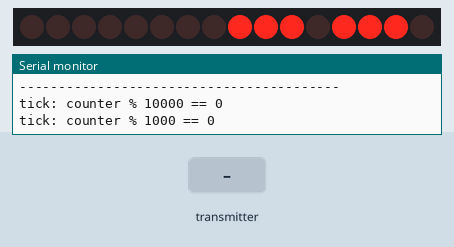
The sketch below on a simulated Arduino Uno, built with avr-gcc and run on an emulated ATmega328P. Shown: 16 shift-register outputs drawn as a row of LEDs (first output left, lit = HIGH), the last lines printed to the serial monitor. Wiring (inferred from the names in the program): 2 × shift register (74HC595): data pin 7; shift clock pin 2; latch pin 4. Wiring (inferred from the signals the program sends): row of LEDs: on Q0, Q1, Q2, Q3, Q4, Q5, Q6, Q7, Q8, Q9, Q10, Q11, Q12, Q13, Q14, Q15. The inputs (shaded band) are chosen by the test bench. EEPROM starts erased; no radio packets arrive unless stated.

Above: at 13.7 s.
13.8 s: the transmitter starts sending rec_buffer.2 = 64
At 14.6 s:
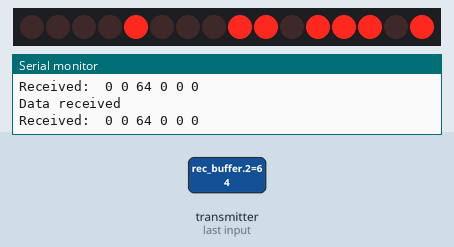
15.3 s: the transmitter starts sending rec_buffer.3 = 255
At 15.8 s:
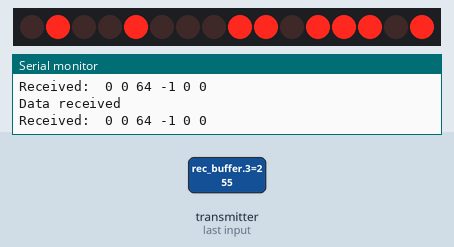
16.8 s: the transmitter starts sending rec_buffer.2 = 255
At 18.0 s:
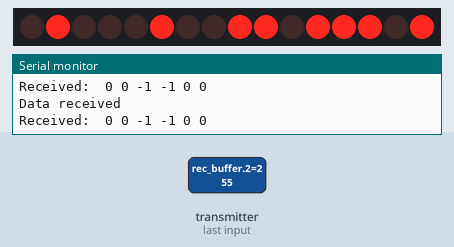
18.3 s: the transmitter starts sending rec_buffer.3 = 0
At 19.3 s:
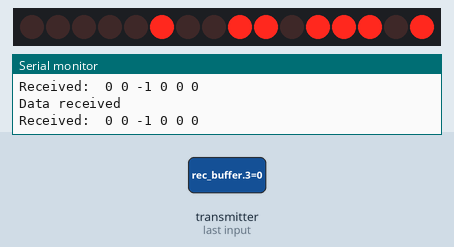
19.8 s: the transmitter starts sending rec_buffer.3 = 64
At 20.5 s:
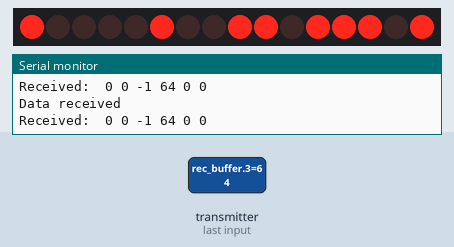
21.3 s: the transmitter starts sending rec_buffer.2 = 0
At 21.7 s:
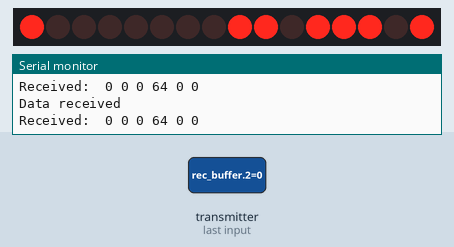
Timing chart, 0 to 23.8 s (numbered marks = the images above; inputs shaded):
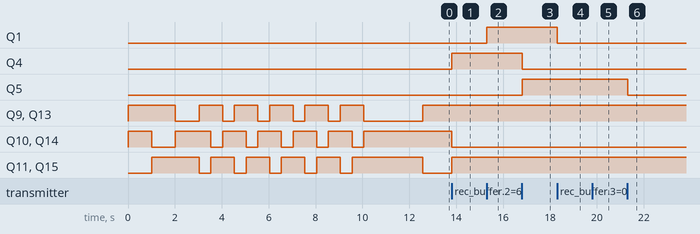

Measured:
- after the input at 13.8 s, Q4, Q11, Q15: LOW → HIGH at once; Q10, Q14: HIGH → LOW at once
- after the input at 15.3 s, Q1: LOW → HIGH at once
- after the input at 16.8 s, Q4: HIGH → LOW at once; Q5: LOW → HIGH at once
- after the input at 18.3 s, Q1: HIGH → LOW at once
- after the input at 21.3 s, Q5: HIGH → LOW at once

The sketch:

BotReceiver.ino
```cpp
//#define DISABLE_MOTORS
//#define DISABLE_LEDS
//#define DISABLE_WHEELS
#define DISABLE_ARMS
#define ENABLE_RADIO
#define DEBUG_RADIO

enum eArmMode {
  STILL = 0,
  UPDOWN = 1,
  BOOGIE = 2,
  ANGRY = 3,
};

eArmMode leftArmMode = STILL;
eArmMode rightArmMode = STILL;

//#include <SoftwareSerial.h>
#include <SPI.h>
#include "nRF24L01.h"
#include "RF24.h"
#include "printf.h"
#include <EEPROM.h>

//
// Hardware configuration
//

// Set up nRF24L01 radio on SPI bus plus pins 9 & 10
//RF24 radio(A0,A1);
RF24 radio(9,10);

// Radio pipe addresses for the 2 nodes to communicate.
const uint64_t addr = 0xFEFEFEFEE1LL;

enum eMode{
  IDLE = 0,
  SYNC = 1,
};

eMode mode = IDLE;
eMode last_mode = IDLE;
const unsigned long idleTime = 5000;
unsigned long lastMsg = idleTime;//start up idling

unsigned char rec_buffer[6]; // our packet: {id}{leds}{motorL}{motorR}{armL}{armR}

// Pin connected to latch pin (ST_CP) of 74HC595
const int latchPin = 4;
// Pin connected to clock pin (SH_CP) of 74HC595
const int clockPin = 2;
// Pin connected to Data in (DS) of 74HC595
const int dataPin = 7;

uint8_t leds = 0xff;  // common anode LEDs, 1 == off
uint8_t motors = 0x00;
uint8_t myId = 0; // default Id, otherwise address 0 in EEPROM

#define DOWN 1
#define UP   2
#define MID  3

int leftArmState = DOWN;
int rightArmState = DOWN;
int leftArmCounter = 0;
int rightArmCounter = 0;

uint8_t rcvd_id = 255;
uint8_t rcvd_leds;
int8_t rcvd_wheel_l;
int8_t rcvd_wheel_r;
int8_t rcvd_arm_l;
int8_t rcvd_arm_r;

int8_t moveStateWheelL = 0;
int8_t moveStateWheelR = 0;
int8_t moveStateArmL = 0;
int8_t moveStateArmR = 0;

void setup(void)
{
  // debugging
  Serial.begin(57600);
  printf_begin();

  printf("\n\rDreamThinkSpeakRobot v0.3\n\r");

  // Setup shift reg
  Serial.println("Setting up shift reg");
  pinMode(latchPin, OUTPUT);
  pinMode(dataPin, OUTPUT);
  pinMode(clockPin, OUTPUT);

  // Setup motors & LEDs
  Serial.println("Initialising LEDs and Motors");
  registerWrite(leds, motors);

  bothEyesRed();
  registerWrite(leds, motors);
  delay(1000);

  //
  // Setup and configure rf radio
  //
  Serial.println("Initialising RF24");

  initRadio();
  startRadio();

  bothEyesGreen();
  registerWrite(leds, motors);
  delay(1000);

  //
  // Dump the configuration of the rf unit for debugging
  //
  radio.printDetails();

  bothEyesBlue();
  registerWrite(leds, motors);
  delay(1000);

#ifdef RESET_EEPROM
  setMyId(255);
#endif

  // go into 'receive an ID mode'
  for ( int i = 0; i<5; i++ ) {
    Serial.println("Awaiting ID...");
    processRadio();
    mode = IDLE;
    if ( rcvd_id > 0 ) {
      Serial.print("Setting ID: ");
      Serial.println(rcvd_id);
      setMyId(rcvd_id);
      //break;
    }
    bothEyesRed();
    registerWrite(leds, 0);
    delay(500);
    bothEyesGreen();
    registerWrite(leds, 0);
    delay(500);
    bothEyesBlue();
    registerWrite(leds, 0);
    delay(500);
  }

  myId = getMyId();

  Serial.print("myID: ");
  Serial.println(myId);

  delay(2000);
  Serial.println("-----------------------------------------");

}

unsigned int counter = 0;
unsigned long loop_time = 0;
unsigned long last_tick_millis = 0;

const int tick_duration = 5;

int statusTimer = 0;

void loop(void)
{

  if ( counter % 10000 == 0 ) {
    Serial.println("tick: counter % 10000 == 0");
    counter = 0;
  }
  if ( counter % 1000 == 0 ) {
    Serial.println("tick: counter % 1000 == 0");
  }

  if ( counter % 10000 < 5000 and statusTimer == 0 ) {
    bothEyesRed();
  } else if ( counter % 10000 >= 5000 and statusTimer == 0 ) {
    bothEyesBlue();
  }

  processRadio();

  processArms();

  if ( mode == SYNC ) {
     if ( last_mode == IDLE) {
       Serial.println("moving robot");
     }
     move_robot();
  } else {
     if ( last_mode == SYNC ) {
       Serial.println("stopping robot");
     }
     stopRobot();
  }

  counter++;
  if ( leftArmCounter >= 10000 )
    leftArmCounter = 0;
  else
    leftArmCounter++;

  if ( rightArmCounter >= 10000 )
    rightArmCounter = 0;
  else
    rightArmCounter++;

  loop_time = millis();
  last_mode = mode;
  if (statusTimer > 0)
    statusTimer--;

  if (millis() - lastMsg > idleTime) {
    if ( last_mode == SYNC ) {
      handleTimeout();
    }
    mode = IDLE;
  }

  registerWrite(leds, motors);

  delay(1);

}

void handleTimeout() {
  Serial.println("timeout -- stopping robot");
  bothEyesCyan();
  statusTimer = 10000;
  radio.printDetails();
  initRadio();
  startRadio();
  radio.printDetails();
}

void bothEyesRed() {
  leds = 0b01110111;
}

void bothEyesGreen() {
  leds = 0b10111011;
}

void bothEyesBlue() {
  leds = 0b11011101;
}

void bothEyesCyan() {
  leds = 0b10011001;
}

void bothEyesPurple() {
  leds = 0b01010101;
}

void bothEyesYellow() {
  leds = 0b10011001;
}

void bothEyesWhite() {
  leds = 0b00010001;
}

void move_robot() {
  //Serial.print("delay: ");
  //Serial.println(millis() - loop_time);
  //return;
  if ( millis() - last_tick_millis > tick_duration ) {
    last_tick_millis = millis();

    if ( moveStateWheelL > 0 ) {
       leftWheelForward();
    } else if ( moveStateWheelL < 0 ) {
       leftWheelBack();
    } else {
       leftWheelStop();
    }

    if ( moveStateWheelR > 0 ) {
       rightWheelForward();
    } else if ( moveStateWheelR < 0 ) {
       rightWheelBack();
    } else {
       rightWheelStop();
    }

    if ( moveStateArmL > 0 ) {
       leftArmUp();
    } else if ( moveStateArmL < 0 ) {
       leftArmDown();
    } else {
       leftArmStop();
    }

    if ( moveStateArmR > 0 ) {
       rightArmUp();
    } else if ( moveStateArmR < 0 ) {
       rightArmDown();
    } else {
       rightArmStop();
    }

  }
}

void leftWheelForward() {
  motors &= ~(1 << 5);
  motors |=  (1 << 4);
}

void leftWheelBack() {
  motors &= ~(1 << 4);
  motors |=  (1 << 5);
}

void leftWheelStop() {
  motors &= ~(1 << 5);
  motors &= ~(1 << 4);
}


void rightWheelForward() {
  motors &= ~(1 << 1);
  motors |= 1;
}

void rightWheelBack() {
  motors &= ~(1);
  motors |=  (1 << 1);
}

void rightWheelStop() {
  motors &= ~(1 << 1);
  motors &= ~(1);
}

bool leftArmStopperButton() {
  return 1;
}

bool rightArmStopperButton() {
  return 1;
}

bool pickedUpButton() {
  return 1;
}

void leftArmReset() {
  return;
}

void rightArmReset() {
  return;
}

void leftArmUp() {
  //Serial.println("leftArmUp");
  motors &= ~(1 << 7);
  motors |=  (1 << 6);
}

void leftArmDown() {
  //Serial.println("leftArmDown");
  motors &= ~(1 << 6);
  motors |=  (1 << 7);
}

void leftArmStop() {
  motors &= ~(1 << 7);
  motors &= ~(1 << 6);
}

void rightArmUp() {
  //Serial.println("rightArmUp");
  motors &= ~(1 << 3);
  motors |=  (1 << 2);
}

void rightArmDown() {
  //Serial.println("rightArmDown");
  motors &= ~(1 << 2);
  motors |=  (1 << 3);
}

void rightArmStop() {
  motors &= ~(1 << 3);
  motors &= ~(1 << 2);
}

void stopRobot() {
  return;
  motors = 0;
}

void registerWrite(uint8_t leds, uint8_t motors) {
  // the bits you want to send. Use an unsigned int,
  // so you can use all 16 bits:
  unsigned int bitsToSend = 0;

  if ( counter % 500 == 0 ) {
    Serial.print("leds: ");
    Serial.print(leds, BIN);
    Serial.print(", motors: ");
    Serial.print(motors, BIN);
    Serial.println();
  }

#ifdef DISABLE_MOTORS
  motors = 0;
#endif

#ifdef DISABLE_LEDS
  leds = 0xff;
#endif

#ifdef DISABLE_ARMS
  motors &= 0b00110011;
#endif

#ifdef DISABLE_WHEELS
  motors &= 0b11001100;
#endif

  // turn off the output
  digitalWrite(latchPin, LOW);

  // shift the bytes out:
  shiftOut(dataPin, clockPin, MSBFIRST, leds);
  shiftOut(dataPin, clockPin, MSBFIRST, motors);

  // turn on the output
  digitalWrite(latchPin, HIGH);
}

void initRadio() {

  radio.begin();
  radio.setChannel(0x69);
  radio.setPayloadSize(6);

}


void startRadio() {

  //setup radio
  radio.openReadingPipe(1,addr);
  radio.startListening();

}

void processRadio() {
#ifdef ENABLE_RADIO
  // if there is data ready
  if ( radio.available() ) {
#ifdef DEBUG_RADIO
    Serial.println("Data received");
#endif
    bothEyesGreen();
    statusTimer = 100;

    // Dump the payloads until we've gotten everything
    bool done = false;
    while (!done){
      done = radio.read( rec_buffer, 6);
      //update idling time
      lastMsg = millis();
    }

    rcvd_id   = rec_buffer[0];
    rcvd_leds = rec_buffer[1];
    rcvd_wheel_l = (int8_t)rec_buffer[2];
    rcvd_wheel_r = (int8_t)rec_buffer[3];
    rcvd_arm_l   = (int8_t)rec_buffer[4];
    rcvd_arm_r   = (int8_t)rec_buffer[5];

#ifdef DEBUG_RADIO
    printf("Received:  %d %d %d %d %d %d\n\r", rcvd_id, rcvd_leds, rcvd_wheel_l, rcvd_wheel_r, rcvd_arm_l, rcvd_arm_r );
#endif

    if ( rcvd_id == myId ) {
      mode = SYNC;
      moveStateWheelL = rcvd_wheel_l;
      moveStateWheelR = rcvd_wheel_r;
      moveStateArmL   = rcvd_arm_l;
      moveStateArmR =   rcvd_arm_r;
    }

  }
#endif
}

void setMyId(uint8_t id) {
  Serial.print("Setting myID in EEPROM to: ");
  Serial.println(id, DEC);
  EEPROM.write(0, id);
}

uint8_t getMyId() {
  uint8_t id = EEPROM.read(0);
  if ( id == 255 ) {
    return 0;
  } else {
    return id;
  }
}

void processArms() {

  // left arm
  if ( leftArmStopperButton() == 0 ) {
    leftArmReset();
  } else if (leftArmMode == STILL ) {
    leftArmStop();
  } else if (leftArmMode == UPDOWN ) {
    if ( leftArmCounter % 1000 == 0 ) {
      leftArmStop();
    } else if ( leftArmCounter % 1000 == 333 ) {
      leftArmUp();
    } else if ( leftArmCounter % 1000 == 666 ) {
      leftArmDown();
    }
  } else if (leftArmMode == BOOGIE ) {
    if ( leftArmCounter % 500 == 250 ) {
      leftArmUp();
    } else if ( leftArmCounter % 500 == 250 ) {
      leftArmDown();
    }
  }

  // right arm
  if ( rightArmStopperButton() == 0 ) {
    rightArmReset();
  } else if (rightArmMode == STILL ) {
    rightArmStop();
  } else if (rightArmMode == UPDOWN ) {
    if ( rightArmCounter % 1000 == 0 ) {
      rightArmStop();
    } else if ( rightArmCounter % 1000 == 333 ) {
      rightArmUp();
    } else if ( rightArmCounter % 1000 == 666 ) {
      rightArmDown();
    }
  } else if (rightArmMode == BOOGIE ) {
    if ( rightArmCounter % 500 == 250 ) {
      rightArmUp();
    } else if ( rightArmCounter % 500 == 0 ) {
      rightArmDown();
    }
  }

}

// vim:cin:ai:sts=2 sw=2 ft=cpp
```

printf.h
```cpp
// (licence header left out)
/**
 * @file printf.h
 *
 * Setup necessary to direct stdout to the Arduino Serial library, which
 * enables 'printf'
 */

#ifndef __PRINTF_H__
#define __PRINTF_H__

#ifdef ARDUINO

int serial_putc( char c, FILE * )
{
  Serial.write( c );

  return c;
}

void printf_begin(void)
{
  fdevopen( &serial_putc, 0 );
}

#else
#error This example is only for use on Arduino.
#endif // ARDUINO

#endif // __PRINTF_H__
```
